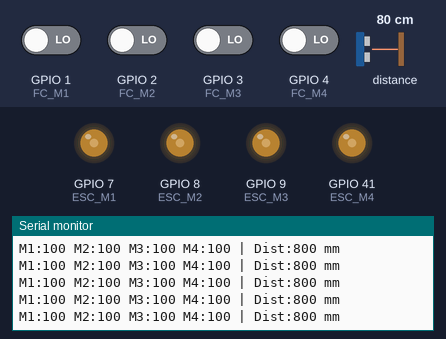
A sketch run on a simulated ESP32. Shown: output pins drawn as LEDs (lit = HIGH), the last lines printed to the serial monitor. The inputs (shaded band) are chosen by the test bench; at power-on: GPIO 1 (FC_M1), GPIO 2 (FC_M2), GPIO 3 (FC_M3), GPIO 4 (FC_M4) LOW, distance to the obstacle 80 cm.

Above: at 6.2 s.
6.3 s: distance to the obstacle set to 197 cm
At 6.56 s:
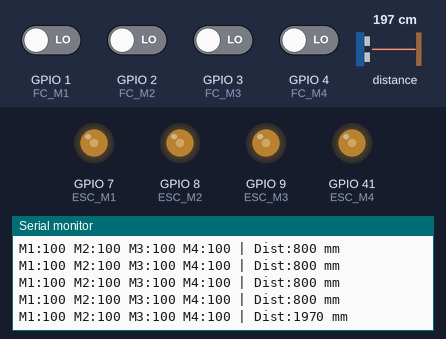
7.8 s: distance to the obstacle set to 205 cm
At 8.17 s:
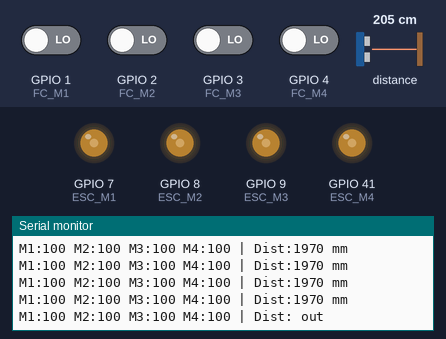

The sketch:

02_vuelo_pwm_lectura_sensor.ino
```cpp
/*
Código funcional !!!

Doble núcleo con vuelo estable y lectura del sensor

*/


#include <Arduino.h>
#include <Wire.h>
#include <Adafruit_VL53L0X.h>

// ======================================================
// PWM OUTPUT
// ======================================================
const uint32_t PWM_FREQ = 400;

// ======================================================
// ENTRADAS FC
// ======================================================
const uint8_t FC_M1 = D0;
const uint8_t FC_M2 = D1;
const uint8_t FC_M3 = D2;
const uint8_t FC_M4 = D3;

// ======================================================
// SALIDAS GPIO HACIA ESC
// ======================================================
const uint8_t ESC_M1 = 7;
const uint8_t ESC_M2 = 8;
const uint8_t ESC_M3 = 9;
const uint8_t ESC_M4 = 41;

// ======================================================
// RANGO REAL FUNCIONAL
// ======================================================
const uint8_t PWM_MIN = 100;
const uint8_t PWM_MAX = 200;

// ======================================================
// CAPTURA PWM
// ======================================================
volatile uint32_t riseTime[4]   = {0,0,0,0};
volatile uint16_t pulseWidth[4] = {1000,1000,1000,1000};
volatile uint32_t lastEdge[4]   = {0,0,0,0};

// ======================================================
// SENSORES
// ======================================================
Adafruit_VL53L0X lox;
VL53L0X_RangingMeasurementData_t measure;
volatile uint16_t distanceMM = 0;
volatile bool distanceValid = false;

portMUX_TYPE distMux = portMUX_INITIALIZER_UNLOCKED;
TaskHandle_t sensorTaskHandle = nullptr;

// ======================================================
// CONVERSIÓN FC -> analogWrite
// 1000us -> 100
// 2000us -> 255
// ======================================================
uint8_t pwmToAnalog(uint16_t us){
    if(us < 1000) us = 1000;
    if(us > 2000) us = 2000;

    return map(us, 1000, 2000, PWM_MIN, PWM_MAX);
}

// ======================================================
// ESCRITURA MOTOR
// ======================================================
void writeMotor(uint8_t pin, uint16_t us){
    analogWrite(pin, pwmToAnalog(us));
}

// ======================================================
// SENSOR TASK
// ======================================================
void sensorTask(void *pvParameters)
{
    (void)pvParameters;

    for (;;)
    {
        lox.rangingTest(&measure, false);

        portENTER_CRITICAL(&distMux);
        if (measure.RangeStatus != 4) {
            distanceMM = measure.RangeMilliMeter;
            distanceValid = true;
        } else {
            distanceMM = 0;
            distanceValid = false;
        }
        portEXIT_CRITICAL(&distMux);

        vTaskDelay(pdMS_TO_TICKS(50));
    }
}

// ======================================================
// ISR M1
// ======================================================
void IRAM_ATTR isrM1(){
    uint32_t now = micros();

    if(digitalRead(FC_M1))
    {
        riseTime[0] = now;
    }
    else
    {
        uint32_t width = now - riseTime[0];

        if(width >= 800 && width <= 2200)
        {
            pulseWidth[0] = width;
            lastEdge[0] = now;
        }
    }
}

// ======================================================
// ISR M2
// ======================================================
void IRAM_ATTR isrM2(){
    uint32_t now = micros();

    if(digitalRead(FC_M2))
    {
        riseTime[1] = now;
    }
    else
    {
        uint32_t width = now - riseTime[1];

        if(width >= 800 && width <= 2200)
        {
            pulseWidth[1] = width;
            lastEdge[1] = now;
        }
    }
}

// ======================================================
// ISR M3
// ======================================================
void IRAM_ATTR isrM3(){
    uint32_t now = micros();

    if(digitalRead(FC_M3))
    {
        riseTime[2] = now;
    }
    else
    {
        uint32_t width = now - riseTime[2];

        if(width >= 800 && width <= 2200)
        {
            pulseWidth[2] = width;
            lastEdge[2] = now;
        }
    }
}

// ======================================================
// ISR M4
// ======================================================
void IRAM_ATTR isrM4(){
    uint32_t now = micros();

    if(digitalRead(FC_M4))
    {
        riseTime[3] = now;
    }
    else
    {
        uint32_t width = now - riseTime[3];

        if(width >= 800 && width <= 2200)
        {
            pulseWidth[3] = width;
            lastEdge[3] = now;
        }
    }
}

// ======================================================
// SETUP
// ======================================================
void setup()
{
    Serial.begin(115200);

    // INPUTS FC
    pinMode(FC_M1, INPUT);
    pinMode(FC_M2, INPUT);
    pinMode(FC_M3, INPUT);
    pinMode(FC_M4, INPUT);

    // INTERRUPTS
    attachInterrupt(digitalPinToInterrupt(FC_M1), isrM1, CHANGE);
    attachInterrupt(digitalPinToInterrupt(FC_M2), isrM2, CHANGE);
    attachInterrupt(digitalPinToInterrupt(FC_M3), isrM3, CHANGE);
    attachInterrupt(digitalPinToInterrupt(FC_M4), isrM4, CHANGE);

    // PWM OUTPUTS
    analogWriteFrequency(ESC_M1, PWM_FREQ);
    analogWriteFrequency(ESC_M2, PWM_FREQ);
    analogWriteFrequency(ESC_M3, PWM_FREQ);
    analogWriteFrequency(ESC_M4, PWM_FREQ);

    // ARM ESC
    analogWrite(ESC_M1, PWM_MIN);
    analogWrite(ESC_M2, PWM_MIN);
    analogWrite(ESC_M3, PWM_MIN);
    analogWrite(ESC_M4, PWM_MIN);

    // I2C + VL53L0X
    Wire.begin();
    Wire.setClock(400000);

    if (!lox.begin()) {
        Serial.println("ERROR: VL53L0X no responde.");
        while (true) { delay(1000); }
    }

    xTaskCreatePinnedToCore(
        sensorTask,
        "sensorTask",
        4096,
        nullptr,
        1,
        &sensorTaskHandle,
        0
    );

    Serial.println("Armando ESC...");
    delay(5000);

    Serial.println("Sistema iniciado");
}

// ======================================================
// LOOP
// ======================================================
void loop(){
    static uint32_t lastPrint = 0;

    uint16_t m1, m2, m3, m4;

    noInterrupts();
    m1 = pulseWidth[0];
    m2 = pulseWidth[1];
    m3 = pulseWidth[2];
    m4 = pulseWidth[3];
    interrupts();

    // FAILSAFE SIMPLE
    uint32_t now = micros();

    if(now - lastEdge[0] > 10000) m1 = 1000;
    if(now - lastEdge[1] > 10000) m2 = 1000;
    if(now - lastEdge[2] > 10000) m3 = 1000;
    if(now - lastEdge[3] > 10000) m4 = 1000;

    // ESCRIBIR MOTORES
    writeMotor(ESC_M1, m1);
    writeMotor(ESC_M2, m2);
    writeMotor(ESC_M3, m3);
    writeMotor(ESC_M4, m4);

    // DEBUG
    if(millis() - lastPrint > 200)
    {
        lastPrint = millis();

        uint16_t dmm;
        bool dvalid;

        portENTER_CRITICAL(&distMux);
        dmm = distanceMM;
        dvalid = distanceValid;
        portEXIT_CRITICAL(&distMux);

        Serial.print("M1:");
        Serial.print(pwmToAnalog(m1));

        Serial.print(" M2:");
        Serial.print(pwmToAnalog(m2));

        Serial.print(" M3:");
        Serial.print(pwmToAnalog(m3));

        Serial.print(" M4:");
        Serial.print(pwmToAnalog(m4));

        Serial.print(" | Dist:");
        if (dvalid) {
            Serial.print(dmm);
            Serial.print(" mm");
        } else {
            Serial.print(" out");
        }

        Serial.println();
    }

    delayMicroseconds(20);
}
```

Measured:
- the behaviour switches between 200 and 201 cm on distance to the obstacle (found by bisection; images 1 and 2)
- after the input at 6.3 s, the serial monitor: prints a new line after 0.11 s (image 1)
- after the input at 7.8 s, the serial monitor: prints a new line after 0.22 s (image 2)
